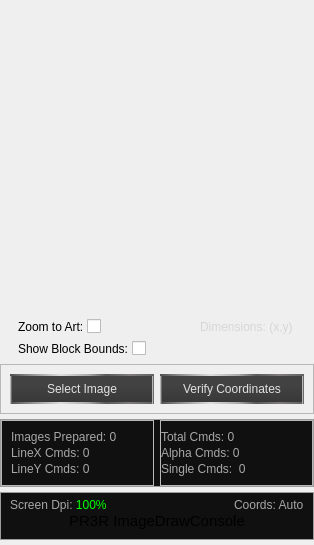
                     <widget class="QFrame" name="ImageDetails">
                      <property name="sizePolicy">
                       <sizepolicy hsizetype="Preferred" vsizetype="Preferred">
                        <horstretch>0</horstretch>
                        <verstretch>0</verstretch>
                       </sizepolicy>
                      </property>
                      <property name="minimumSize">
                       <size>
                        <width>0</width>
                        <height>542</height>
                       </size>
                      </property>
                      <property name="maximumSize">
                       <size>
                        <width>16777215</width>
                        <height>800</height>
                       </size>
                      </property>
                      <layout class="QVBoxLayout" name="ImageText" stretch="0,0,0,0,0,1">
                       <property name="spacing">
                        <number>5</number>
                       </property>
                       <property name="leftMargin">
                        <number>0</number>
                       </property>
                       <property name="topMargin">
                        <number>0</number>
                       </property>
                       <property name="rightMargin">
                        <number>0</number>
                       </property>
                       <property name="bottomMargin">
                        <number>5</number>
                       </property>
                       <item>
                        <widget class="QFrame" name="ImageFrame">
                         <property name="sizePolicy">
                          <sizepolicy hsizetype="Fixed" vsizetype="Fixed">
                           <horstretch>0</horstretch>
                           <verstretch>0</verstretch>
                          </sizepolicy>
                         </property>
                         <property name="minimumSize">
                          <size>
                           <width>314</width>
                           <height>314</height>
                          </size>
                         </property>
                         <property name="styleSheet">
                          <string notr="true">QFrame#ImageFrame
{
	background-image:url(:/Resources/Images/artboardwindow4.png)
	
}</string>
                         </property>
                         <property name="frameShape">
                          <enum>QFrame::NoFrame</enum>
                         </property>
                         <property name="frameShadow">
                          <enum>QFrame::Raised</enum>
                         </property>
                         <property name="lineWidth">
                          <number>2</number>
                         </property>
                         <layout class="QGridLayout" name="gridLayout_2">
                          <property name="verticalSpacing">
                           <number>0</number>
                          </property>
                          <item row="0" column="0" colspan="2" alignment="Qt::AlignHCenter|Qt::AlignVCenter">
                           <widget class="QLabel" name="myImage">
                            <property name="minimumSize">
                             <size>
                              <width>256</width>
                              <height>256</height>
                             </size>
                            </property>
                            <property name="maximumSize">
                             <size>
                              <width>256</width>
                              <height>256</height>
                             </size>
                            </property>
                            <property name="styleSheet">
                             <string notr="true">color:rgb(218, 218, 218);</string>
                            </property>
                            <property name="text">
                             <string/>
                            </property>
                            <property name="alignment">
                             <set>Qt::AlignCenter</set>
                            </property>
                           </widget>
                          </item>
                         </layout>
                        </widget>
                       </item>
                       <item>
                        <widget class="QFrame" name="ImageInfoTop">
                         <layout class="QHBoxLayout" name="imageinfolay" stretch="0,0,0">
                          <property name="spacing">
                           <number>0</number>
                          </property>
                          <property name="leftMargin">
                           <number>18</number>
                          </property>
                          <property name="topMargin">
                           <number>0</number>
                          </property>
                          <property name="rightMargin">
                           <number>18</number>
                          </property>
                          <property name="bottomMargin">
                           <number>0</number>
                          </property>
                          <item>
                           <widget class="QLabel" name="FittoFrameLab">
                            <property name="sizePolicy">
                             <sizepolicy hsizetype="Maximum" vsizetype="Preferred">
                              <horstretch>0</horstretch>
                              <verstretch>0</verstretch>
                             </sizepolicy>
                            </property>
                            <property name="text">
                             <string>Zoom to Art: </string>
                            </property>
                           </widget>
                          </item>
                          <item>
                           <widget class="QCheckBox" name="FittoFrameCB">
                            <property name="maximumSize">
                             <size>
                              <width>50</width>
                              <height>16777215</height>
                             </size>
                            </property>
                            <property name="styleSheet">
                             <string notr="true">QCheckBox::indicator
{
    	border-image:url(:/Resources/Images/checkbox6.png);
		width:16px;
		height:16px;
}


QCheckBox::indicator:checked
{
	
	image: url(:/Resources/Images/check2.png);

}

QCheckBox::indicator:unchecked
{
	
	image:none;

}

QCheckBox::indicator:unchecked:hover
{
	border-image:url(:/Resources/Images/checkbox6lit.png);
	image: url(:/Resources/Images/checkhover.png);
}

QCheckBox::indicator:checked:hover
{
border-image:url(:/Resources/Images/checkbox6lit.png);
}
</string>
                            </property>
                            <property name="text">
                             <string/>
                            </property>
                           </widget>
                          </item>
                          <item alignment="Qt::AlignRight">
                           <widget class="QLabel" name="DimLabel">
                            <property name="styleSheet">
                             <string notr="true">color: rgb(214, 214, 214);</string>
                            </property>
                            <property name="text">
                             <string>Dimensions: (x,y) </string>
                            </property>
                           </widget>
                          </item>
                         </layout>
                        </widget>
                       </item>
                       <item>
                        <widget class="QFrame" name="ImageInfoBottom">
                         <layout class="QHBoxLayout" name="blockBoundsLay">
                          <property name="spacing">
                           <number>0</number>
                          </property>
                          <property name="leftMargin">
                           <number>18</number>
                          </property>
                          <property name="topMargin">
                           <number>0</number>
                          </property>
                          <property name="rightMargin">
                           <number>18</number>
                          </property>
                          <property name="bottomMargin">
                           <number>0</number>
                          </property>
                          <item alignment="Qt::AlignLeft">
                           <widget class="QLabel" name="blockboundslab">
                            <property name="text">
                             <string>Show Block Bounds: </string>
                            </property>
                           </widget>
                          </item>
                          <item alignment="Qt::AlignLeft">
                           <widget class="QCheckBox" name="blockboundsCB"/>
                          </item>
                          <item>
                           <spacer name="blockBoundsSpacer">
                            <property name="orientation">
                             <enum>Qt::Horizontal</enum>
                            </property>
                            <property name="sizeHint" stdset="0">
                             <size>
                              <width>40</width>
                              <height>20</height>
                             </size>
                            </property>
                           </spacer>
                          </item>
                         </layout>
                        </widget>
                       </item>
                       <item>
                        <widget class="QFrame" name="imageButFrame">
                         <property name="frameShape">
                          <enum>QFrame::StyledPanel</enum>
                         </property>
                         <property name="frameShadow">
                          <enum>QFrame::Raised</enum>
                         </property>
                         <layout class="QHBoxLayout" name="horizontalLayout_10">
                          <item>
                           <widget class="MyPushButton" name="SelectImage">
                            <property name="sizePolicy">
                             <sizepolicy hsizetype="Preferred" vsizetype="Preferred">
                              <horstretch>0</horstretch>
                              <verstretch>0</verstretch>
                             </sizepolicy>
                            </property>
                            <property name="minimumSize">
                             <size>
                              <width>100</width>
                              <height>30</height>
                             </size>
                            </property>
                            <property name="maximumSize">
                             <size>
                              <width>150</width>
                              <height>16777215</height>
                             </size>
                            </property>
                            <property name="styleSheet">
                             <string notr="true">QPushButton{
    background-color:qlineargradient(spread:pad, x1:0.5, y1:1, x2:0.5, y2:0.398, stop:0 rgba(55, 55, 55, 255), stop:1 rgba(66, 66, 66, 255));
	color:rgb(225, 225, 225);
border:2px solid qlineargradient(spread:pad, x1:0, y1:0.511, x2:1, y2:0.5, stop:0 rgba(80, 80, 80, 255), stop:0.155556 rgba(146, 146, 146, 255), stop:0.35 rgba(221, 221, 221, 255), stop:0.544444 rgba(169, 169, 169, 255), stop:0.666667 rgba(89, 89, 89, 255), stop:0.827778 rgba(127, 123, 127, 255), stop:0.994444 rgba(99, 99, 99, 255));
}

QPushButton:hover{

}

QPushButton:pressed
{
background-color:qlineargradient(spread:pad, x1:0.5, y1:1, x2:0.5, y2:0.398, stop:0 rgba(62, 62, 62, 255), stop:1 rgba(48, 48, 48, 255));
color:rgb(210, 210, 210);
}



</string>
                            </property>
                            <property name="text">
                             <string>Select Image</string>
                            </property>
                           </widget>
                          </item>
                          <item>
                           <widget class="MyPushButton" name="changeToCoordsBut">
                            <property name="minimumSize">
                             <size>
                              <width>0</width>
                              <height>30</height>
                             </size>
                            </property>
                            <property name="styleSheet">
                             <string notr="true">QPushButton{
    background-color:qlineargradient(spread:pad, x1:0.5, y1:1, x2:0.5, y2:0.398, stop:0 rgba(55, 55, 55, 255), stop:1 rgba(66, 66, 66, 255));
	color:rgb(225, 225, 225);
border:2px solid qlineargradient(spread:pad, x1:0, y1:0.511, x2:1, y2:0.5, stop:0 rgba(80, 80, 80, 255), stop:0.155556 rgba(146, 146, 146, 255), stop:0.35 rgba(221, 221, 221, 255), stop:0.544444 rgba(169, 169, 169, 255), stop:0.666667 rgba(89, 89, 89, 255), stop:0.827778 rgba(127, 123, 127, 255), stop:0.994444 rgba(99, 99, 99, 255));
}

QPushButton:hover{

}

QPushButton:pressed
{
background-color:qlineargradient(spread:pad, x1:0.5, y1:1, x2:0.5, y2:0.398, stop:0 rgba(62, 62, 62, 255), stop:1 rgba(48, 48, 48, 255));
color:rgb(210, 210, 210);
}



</string>
                            </property>
                            <property name="text">
                             <string>Verify Coordinates</string>
                            </property>
                           </widget>
                          </item>
                         </layout>
                        </widget>
                       </item>
                       <item>
                        <widget class="QFrame" name="PrepDetails">
                         <property name="styleSheet">
                          <string notr="true">QFrame#PrepDetails
{
background-color: rgb(16, 16, 16);
border: 1px solid rgb(156, 156, 156);
}</string>
                         </property>
                         <property name="frameShape">
                          <enum>QFrame::StyledPanel</enum>
                         </property>
                         <property name="frameShadow">
                          <enum>QFrame::Raised</enum>
                         </property>
                         <layout class="QGridLayout" name="gridLayout_3">
                          <property name="leftMargin">
                           <number>0</number>
                          </property>
                          <property name="topMargin">
                           <number>0</number>
                          </property>
                          <property name="rightMargin">
                           <number>0</number>
                          </property>
                          <property name="bottomMargin">
                           <number>0</number>
                          </property>
                          <item row="0" column="1">
                           <widget class="QFrame" name="frame">
                            <property name="frameShape">
                             <enum>QFrame::StyledPanel</enum>
                            </property>
                            <property name="frameShadow">
                             <enum>QFrame::Raised</enum>
                            </property>
                            <layout class="QFormLayout" name="formLayout_2">
                             <property name="verticalSpacing">
                              <number>2</number>
                             </property>
                             <item row="0" column="0">
                              <widget class="QLabel" name="imgsprepared">
                               <property name="styleSheet">
                                <string notr="true">color: rgb(167, 167, 167);</string>
                               </property>
                               <property name="text">
                                <string>Images Prepared: 0</string>
                               </property>
                              </widget>
                             </item>
                             <item row="1" column="0">
                              <widget class="QLabel" name="lineXC">
                               <property name="styleSheet">
                                <string notr="true">color: rgb(167, 167, 167);</string>
                               </property>
                               <property name="text">
                                <string>LineX Cmds: 0</string>
                               </property>
                              </widget>
                             </item>
                             <item row="2" column="0">
                              <widget class="QLabel" name="lineYC">
                               <property name="styleSheet">
                                <string notr="true">color: rgb(167, 167, 167);</string>
                               </property>
                               <property name="text">
                                <string>LineY Cmds: 0</string>
                               </property>
                              </widget>
                             </item>
                            </layout>
                           </widget>
                          </item>
                          <item row="0" column="2">
                           <widget class="QFrame" name="frame_2">
                            <property name="frameShape">
                             <enum>QFrame::StyledPanel</enum>
                            </property>
                            <property name="frameShadow">
                             <enum>QFrame::Raised</enum>
                            </property>
                            <layout class="QFormLayout" name="formLayout_3">
                             <property name="verticalSpacing">
                              <number>2</number>
                             </property>
                             <property name="leftMargin">
                              <number>0</number>
                             </property>
                             <item row="0" column="0">
                              <widget class="QLabel" name="totalC">
                               <property name="styleSheet">
                                <string notr="true">color: rgb(167, 167, 167);</string>
                               </property>
                               <property name="text">
                                <string>Total Cmds: 0 </string>
                               </property>
                              </widget>
                             </item>
                             <item row="1" column="0">
                              <widget class="QLabel" name="alphaC">
                               <property name="styleSheet">
                                <string notr="true">color: rgb(167, 167, 167);</string>
                               </property>
                               <property name="text">
                                <string>Alpha Cmds: 0</string>
                               </property>
                              </widget>
                             </item>
                             <item row="2" column="0">
                              <widget class="QLabel" name="singleC">
                               <property name="styleSheet">
                                <string notr="true">color: rgb(167, 167, 167);</string>
                               </property>
                               <property name="text">
                                <string>Single Cmds:  0</string>
                               </property>
                              </widget>
                             </item>
                            </layout>
                           </widget>
                          </item>
                         </layout>
                        </widget>
                       </item>
                       <item>
                        <widget class="QFrame" name="ConsoleFrame">
                         <property name="styleSheet">
                          <string notr="true">QFrame#ConsoleFrame
{
background-color: rgb(16, 16, 16);
border: 1px solid rgb(156, 156, 156);
}</string>
                         </property>
                         <property name="frameShape">
                          <enum>QFrame::StyledPanel</enum>
                         </property>
                         <property name="frameShadow">
                          <enum>QFrame::Raised</enum>
                         </property>
                         <layout class="QGridLayout" name="gridLayout" rowstretch="0,1" columnstretch="0,0">
                          <property name="topMargin">
                           <number>5</number>
                          </property>
                          <property name="verticalSpacing">
                           <number>0</number>
                          </property>
                          <item row="1" column="0" colspan="2">
                           <widget class="QLabel" name="Console">
                            <property name="sizePolicy">
                             <sizepolicy hsizetype="Preferred" vsizetype="Maximum">
                              <horstretch>0</horstretch>
                              <verstretch>0</verstretch>
                             </sizepolicy>
                            </property>
                            <property name="minimumSize">
                             <size>
                              <width>0</width>
                              <height>0</height>
                             </size>
                            </property>
                            <property name="maximumSize">
                             <size>
                              <width>16777215</width>
                              <height>9999</height>
                             </size>
                            </property>
                            <property name="font">
                             <font>
                              <family>Yu Gothic UI</family>
                              <pointsize>11</pointsize>
                             </font>
                            </property>
                            <property name="styleSheet">
                             <string notr="true"/>
                            </property>
                            <property name="text">
                             <string>&lt;html&gt;&lt;head/&gt;&lt;body&gt;&lt;p&gt;&lt;span style=&quot; font-size:11pt;&quot;&gt;PR3R ImageDrawConsole&lt;/span&gt;&lt;/p&gt;&lt;/body&gt;&lt;/html&gt;</string>
                            </property>
                            <property name="alignment">
                             <set>Qt::AlignCenter</set>
                            </property>
                           </widget>
                          </item>
                          <item row="0" column="1" alignment="Qt::AlignRight">
                           <widget class="QLabel" name="pr3found">
                            <property name="styleSheet">
                             <string notr="true">color: rgb(167, 167, 167);</string>
                            </property>
                            <property name="text">
                             <string>Coords: Auto</string>
                            </property>
                           </widget>
                          </item>
                          <item row="0" column="0">
                           <widget class="QLabel" name="dpi">
                            <property name="styleSheet">
                             <string notr="true">color: rgb(167, 167, 167);</string>
                            </property>
                            <property name="text">
                             <string>&lt;html&gt;&lt;head/&gt;&lt;body&gt;&lt;p&gt;Screen Dpi: &lt;span style=&quot; color:#00ff00;&quot;&gt;100%&lt;/span&gt;&lt;/p&gt;&lt;/body&gt;&lt;/html&gt;</string>
                            </property>
                           </widget>
                          </item>
                         </layout>
                        </widget>
                       </item>
                      </layout>
                     </widget>
